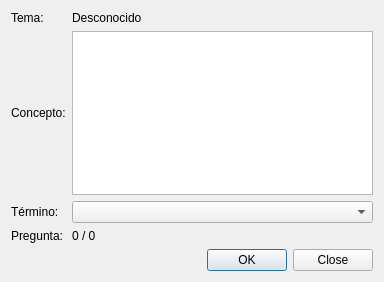
<?xml version="1.0" encoding="UTF-8"?>
<ui version="4.0">
 <class>PreguntaForm</class>
 <widget class="QWidget" name="PreguntaForm">
  <property name="geometry">
   <rect>
    <x>0</x>
    <y>0</y>
    <width>384</width>
    <height>282</height>
   </rect>
  </property>
  <property name="windowTitle">
   <string>Form</string>
  </property>
  <property name="styleSheet">
   <string notr="true"/>
  </property>
  <layout class="QGridLayout">
   <item row="4" column="1">
    <widget class="QDialogButtonBox" name="buttonBox">
     <property name="standardButtons">
      <set>QDialogButtonBox::Close|QDialogButtonBox::Ok</set>
     </property>
    </widget>
   </item>
   <item row="2" column="1">
    <widget class="QComboBox" name="cmbTerminos"/>
   </item>
   <item row="1" column="1">
    <widget class="QTextEdit" name="txtConcepto">
     <property name="readOnly">
      <bool>true</bool>
     </property>
    </widget>
   </item>
   <item row="3" column="0">
    <widget class="QLabel" name="label_4">
     <property name="text">
      <string>Pregunta:</string>
     </property>
    </widget>
   </item>
   <item row="3" column="1">
    <widget class="QLabel" name="lblContador">
     <property name="text">
      <string>0 / 0</string>
     </property>
    </widget>
   </item>
   <item row="0" column="0">
    <widget class="QLabel" name="label_3">
     <property name="text">
      <string>Tema:</string>
     </property>
    </widget>
   </item>
   <item row="1" column="0">
    <widget class="QLabel" name="label">
     <property name="text">
      <string>Concepto:</string>
     </property>
    </widget>
   </item>
   <item row="2" column="0">
    <widget class="QLabel" name="label_2">
     <property name="text">
      <string>Término:</string>
     </property>
    </widget>
   </item>
   <item row="0" column="1">
    <widget class="QLabel" name="lblTema">
     <property name="text">
      <string>Desconocido</string>
     </property>
    </widget>
   </item>
  </layout>
 </widget>
 <resources/>
 <connections/>
</ui>
